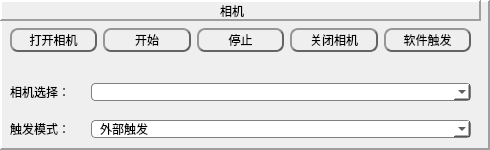
              <widget class="QFrame" name="frame_3">
               <property name="minimumSize">
                <size>
                 <width>270</width>
                 <height>150</height>
                </size>
               </property>
               <property name="maximumSize">
                <size>
                 <width>16777215</width>
                 <height>150</height>
                </size>
               </property>
               <property name="frameShape">
                <enum>QFrame::Panel</enum>
               </property>
               <property name="frameShadow">
                <enum>QFrame::Raised</enum>
               </property>
               <property name="lineWidth">
                <number>2</number>
               </property>
               <widget class="QFrame" name="frame_7">
                <property name="geometry">
                 <rect>
                  <x>0</x>
                  <y>0</y>
                  <width>481</width>
                  <height>21</height>
                 </rect>
                </property>
                <property name="sizePolicy">
                 <sizepolicy hsizetype="Preferred" vsizetype="Preferred">
                  <horstretch>0</horstretch>
                  <verstretch>0</verstretch>
                 </sizepolicy>
                </property>
                <property name="minimumSize">
                 <size>
                  <width>0</width>
                  <height>0</height>
                 </size>
                </property>
                <property name="frameShape">
                 <enum>QFrame::Panel</enum>
                </property>
                <property name="frameShadow">
                 <enum>QFrame::Raised</enum>
                </property>
                <property name="lineWidth">
                 <number>2</number>
                </property>
                <widget class="QLabel" name="label_24">
                 <property name="geometry">
                  <rect>
                   <x>220</x>
                   <y>0</y>
                   <width>151</width>
                   <height>21</height>
                  </rect>
                 </property>
                 <property name="text">
                  <string>相机</string>
                 </property>
                </widget>
               </widget>
               <widget class="QWidget" name="gridLayoutWidget">
                <property name="geometry">
                 <rect>
                  <x>10</x>
                  <y>70</y>
                  <width>461</width>
                  <height>81</height>
                 </rect>
                </property>
                <layout class="QGridLayout" name="gridLayout">
                 <item row="1" column="3">
                  <widget class="QComboBox" name="TriggerModecomboBox">
                   <property name="styleSheet">
                    <string notr="true">QComboBox
{
	border: 1px solid gray; /* 边框 */
	border-radius: 4px;     /* 边框圆角 */
	padding: 0 8px;         /* 内容与边框距离 */
	background: white;      /* 背景颜色 */
	selection-background-color: darkgray; /*所选内容的背景颜色*/
}</string>
                   </property>
                   <property name="editable">
                    <bool>false</bool>
                   </property>
                   <item>
                    <property name="text">
                     <string>外部触发</string>
                    </property>
                   </item>
                   <item>
                    <property name="text">
                     <string>软件触发</string>
                    </property>
                   </item>
                   <item>
                    <property name="text">
                     <string>连续采集</string>
                    </property>
                   </item>
                  </widget>
                 </item>
                 <item row="0" column="0">
                  <widget class="QLabel" name="label">
                   <property name="text">
                    <string>相机选择：</string>
                   </property>
                  </widget>
                 </item>
                 <item row="1" column="0">
                  <widget class="QLabel" name="label_2">
                   <property name="text">
                    <string>触发模式：</string>
                   </property>
                  </widget>
                 </item>
                 <item row="0" column="3">
                  <widget class="QComboBox" name="CameraSelectcomboBox">
                   <property name="minimumSize">
                    <size>
                     <width>380</width>
                     <height>0</height>
                    </size>
                   </property>
                   <property name="styleSheet">
                    <string notr="true">QComboBox
{
	border: 1px solid gray; /* 边框 */
	border-radius: 4px;     /* 边框圆角 */
	padding: 0 8px;         /* 内容与边框距离 */
	background: white;      /* 背景颜色 */
	selection-background-color: darkgray; /*所选内容的背景颜色*/
}
</string>
                   </property>
                   <property name="currentIndex">
                    <number>-1</number>
                   </property>
                  </widget>
                 </item>
                </layout>
               </widget>
               <widget class="QWidget" name="layoutWidget">
                <property name="geometry">
                 <rect>
                  <x>10</x>
                  <y>20</y>
                  <width>461</width>
                  <height>41</height>
                 </rect>
                </property>
                <layout class="QHBoxLayout" name="horizontalLayout_2">
                 <item>
                  <widget class="QPushButton" name="pushButtonOpenCam">
                   <property name="sizePolicy">
                    <sizepolicy hsizetype="Minimum" vsizetype="Fixed">
                     <horstretch>0</horstretch>
                     <verstretch>0</verstretch>
                    </sizepolicy>
                   </property>
                   <property name="minimumSize">
                    <size>
                     <width>60</width>
                     <height>24</height>
                    </size>
                   </property>
                   <property name="styleSheet">
                    <string notr="true">QPushButton{
	color: rgb(0, 0, 0);
	background-color: rgba(255, 255, 255,0);
	border:2px outset rgb(100, 100, 100);
	border-radius:8px;
  	text-align: center center;
} 

/*鼠标放在按钮上方*/
QPushButton:hover:enabled {
	background-color: rgba(255, 255, 255,150);
	border:2px outset rgba(100, 100, 100,150);
} 

/*鼠标点击按钮*/
QPushButton:pressed:enabled {
	background-color: rgba(255, 255, 255,255);
	border:4px outset rgba(100, 100, 100,255);
}

QPushButton:enabled{ 
	color: rgb(0, 0, 0);
	background-color: rgba(255, 255, 255,0);
	border:2px outset rgb(100, 100, 100);
}

QPushButton:disabled{ 
	color: rgb(150, 150, 150);
	background-color: rgba(150, 150, 150,0);
	border:2px outset rgb(100, 100, 100);
}</string>
                   </property>
                   <property name="text">
                    <string>打开相机</string>
                   </property>
                  </widget>
                 </item>
                 <item>
                  <widget class="QPushButton" name="pushButtonStartCam">
                   <property name="minimumSize">
                    <size>
                     <width>60</width>
                     <height>24</height>
                    </size>
                   </property>
                   <property name="styleSheet">
                    <string notr="true">QPushButton{
	color: rgb(0, 0, 0);
	background-color: rgba(255, 255, 255,0);
	border:2px outset rgb(100, 100, 100);
	border-radius:8px;
  	text-align: center center;
} 

/*鼠标放在按钮上方*/
QPushButton:hover:enabled {
	background-color: rgba(255, 255, 255,150);
	border:2px outset rgba(100, 100, 100,150);
} 

/*鼠标点击按钮*/
QPushButton:pressed:enabled {
	background-color: rgba(255, 255, 255,255);
	border:4px outset rgba(100, 100, 100,255);
}

QPushButton:enabled{ 
	color: rgb(0, 0, 0);
	background-color: rgba(255, 255, 255,0);
	border:2px outset rgb(100, 100, 100);
}

QPushButton:disabled{ 
	color: rgb(150, 150, 150);
	background-color: rgba(150, 150, 150,0);
	border:2px outset rgb(100, 100, 100);
}</string>
                   </property>
                   <property name="text">
                    <string>开始</string>
                   </property>
                  </widget>
                 </item>
                 <item>
                  <widget class="QPushButton" name="pushButtonStopCam">
                   <property name="minimumSize">
                    <size>
                     <width>60</width>
                     <height>24</height>
                    </size>
                   </property>
                   <property name="styleSheet">
                    <string notr="true">QPushButton{
	color: rgb(0, 0, 0);
	background-color: rgba(255, 255, 255,0);
	border:2px outset rgb(100, 100, 100);
	border-radius:8px;
  	text-align: center center;
} 

/*鼠标放在按钮上方*/
QPushButton:hover:enabled {
	background-color: rgba(255, 255, 255,150);
	border:2px outset rgba(100, 100, 100,150);
} 

/*鼠标点击按钮*/
QPushButton:pressed:enabled {
	background-color: rgba(255, 255, 255,255);
	border:4px outset rgba(100, 100, 100,255);
}

QPushButton:enabled{ 
	color: rgb(0, 0, 0);
	background-color: rgba(255, 255, 255,0);
	border:2px outset rgb(100, 100, 100);
}

QPushButton:disabled{ 
	color: rgb(150, 150, 150);
	background-color: rgba(150, 150, 150,0);
	border:2px outset rgb(100, 100, 100);
}</string>
                   </property>
                   <property name="text">
                    <string>停止</string>
                   </property>
                  </widget>
                 </item>
                 <item>
                  <widget class="QPushButton" name="pushButtonCloseCam">
                   <property name="minimumSize">
                    <size>
                     <width>60</width>
                     <height>24</height>
                    </size>
                   </property>
                   <property name="styleSheet">
                    <string notr="true">QPushButton{
	color: rgb(0, 0, 0);
	background-color: rgba(255, 255, 255,0);
	border:2px outset rgb(100, 100, 100);
	border-radius:8px;
  	text-align: center center;
} 

/*鼠标放在按钮上方*/
QPushButton:hover:enabled {
	background-color: rgba(255, 255, 255,150);
	border:2px outset rgba(100, 100, 100,150);
} 

/*鼠标点击按钮*/
QPushButton:pressed:enabled {
	background-color: rgba(255, 255, 255,255);
	border:4px outset rgba(100, 100, 100,255);
}

QPushButton:enabled{ 
	color: rgb(0, 0, 0);
	background-color: rgba(255, 255, 255,0);
	border:2px outset rgb(100, 100, 100);
}

QPushButton:disabled{ 
	color: rgb(150, 150, 150);
	background-color: rgba(150, 150, 150,0);
	border:2px outset rgb(100, 100, 100);
}</string>
                   </property>
                   <property name="text">
                    <string>关闭相机</string>
                   </property>
                  </widget>
                 </item>
                 <item>
                  <widget class="QPushButton" name="pushButtonSoftTrig">
                   <property name="minimumSize">
                    <size>
                     <width>60</width>
                     <height>24</height>
                    </size>
                   </property>
                   <property name="styleSheet">
                    <string notr="true">QPushButton{
	color: rgb(0, 0, 0);
	background-color: rgba(255, 255, 255,0);
	border:2px outset rgb(100, 100, 100);
	border-radius:8px;
  	text-align: center center;
} 

/*鼠标放在按钮上方*/
QPushButton:hover:enabled {
	background-color: rgba(255, 255, 255,150);
	border:2px outset rgba(100, 100, 100,150);
} 

/*鼠标点击按钮*/
QPushButton:pressed:enabled {
	background-color: rgba(255, 255, 255,255);
	border:4px outset rgba(100, 100, 100,255);
}

QPushButton:enabled{ 
	color: rgb(0, 0, 0);
	background-color: rgba(255, 255, 255,0);
	border:2px outset rgb(100, 100, 100);
}

QPushButton:disabled{ 
	color: rgb(150, 150, 150);
	background-color: rgba(150, 150, 150,0);
	border:2px outset rgb(100, 100, 100);
}</string>
                   </property>
                   <property name="text">
                    <string>软件触发</string>
                   </property>
                  </widget>
                 </item>
                </layout>
               </widget>
              </widget>
